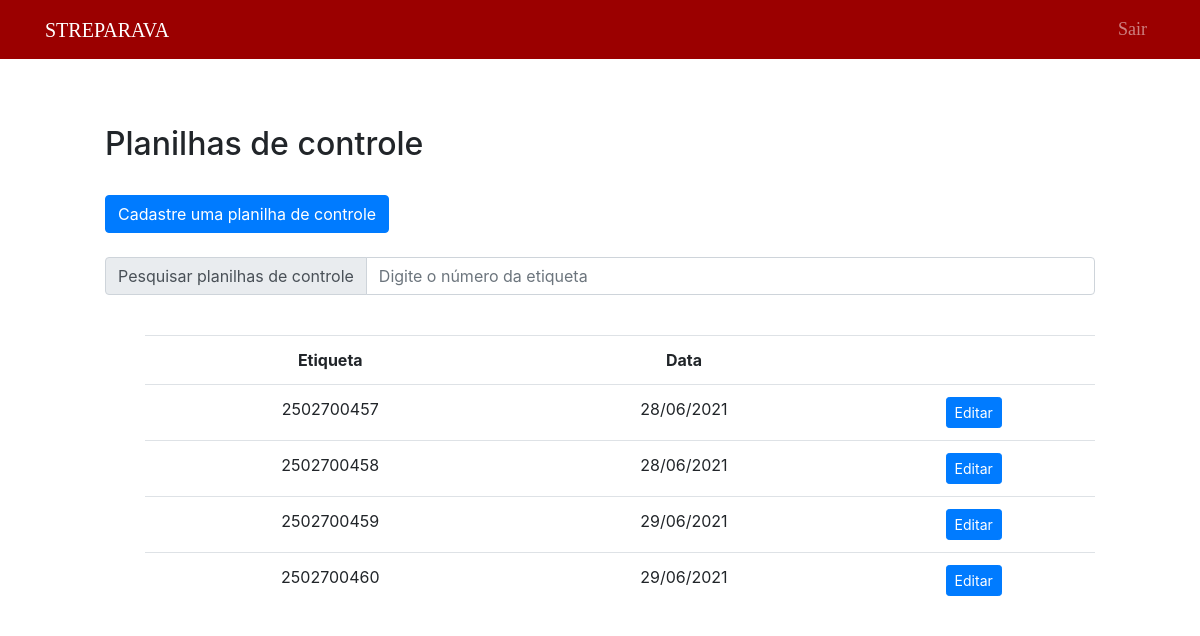
Page /public/montagemG70/listPDC70.php (signed in) on the committed database.
### tables this page shows
CREATE TABLE `g70` (
  `etiqueta` bigint(50) NOT NULL,
  `codigo` bigint(20) NOT NULL,
  `operador` varchar(200) NOT NULL,
  `operador2` varchar(100) NOT NULL,
  `operador3` varchar(100) NOT NULL,
  `esmagamento_dir` varchar(5) NOT NULL,
  `montagem_dir` varchar(5) NOT NULL,
  `esmagamento_esq` varchar(5) NOT NULL,
  `montagem_esq` varchar(5) NOT NULL,
  `oscilacao_esq` float NOT NULL,
  `oscilacao_dir` float NOT NULL,
  `operacao1` varchar(100) NOT NULL,
  `operacao1op` varchar(100) DEFAULT NULL,
  `operacao2` varchar(100) NOT NULL,
  `operacao2op` varchar(100) DEFAULT NULL,
  `operacao3` varchar(100) NOT NULL,
  `operacao3op` varchar(100) DEFAULT NULL,
  `travessa` varchar(50) NOT NULL,
  `data` date NOT NULL,
  `observacoes` text NOT NULL,
  `inspetor` varchar(100) NOT NULL
);

### public/montagemG70/listPDC70NoSearch.php (the view, shortened to what this page needs)
<?php
    include("../../data/connection.php");
    $sql = "SELECT *, DATE_FORMAT(data,'%d/%m/%Y') as datas FROM g70";
    $dadosPDC4 = $connection -> query($sql);
    if($dadosPDC4 -> num_rows > 0)
    {
    ?>
    <div style="margin-left: 100px; margin-right: 100px;">
        <br>
        <table class="table" style="text-align: center;">
            <tr>
                <th>Etiqueta</th>
                <th>Data</th>
                <th></th>
            </tr>
            <?php
                while($exibir = $dadosPDC4 -> fetch_assoc())
                {
                ?>
                    <tr>
                        <td><?php echo $exibir["etiqueta"] ?></td>
                        <td><?php echo $exibir["datas"] ?></td>
                        <td>
                            <button type="button" class="btn btn-primary btn-sm">
                                <a href="editPDC70.php?etiqueta=<?php echo $exibir["etiqueta"]?>" style="text-decoration: none; color: white">Editar</a>
                            </button>
                        </td>
                    </tr>
                <?php
                    }
                ?>
        </table>
    </div>
<?php
    }
    else
    {?>
        <div style="margin-left: 100px; margin-right: 100px;">
        <?php
        echo "Nenhum registro encontrado.";
    }
?>

### public/Styles/main.css (style rules this page uses)
body { padding: 5px; }

### rows in the picture
g70: etiqueta "2502700457", datas "28/06/2021"
g70: etiqueta "2502700458", datas "28/06/2021"
g70: etiqueta "2502700459", datas "29/06/2021"
g70: etiqueta "2502700460", datas "29/06/2021"
